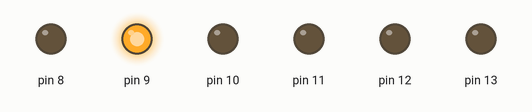
Recording of a sketch running on a simulated Arduino Uno, built with avr-gcc and run on an emulated ATmega328P. Parts: output pins drawn as LEDs (lit = HIGH).

Above: at 0.3 s.
At 0.7 s:
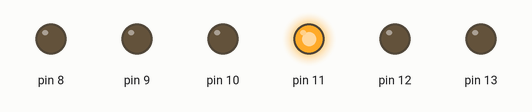
At 1.1 s:
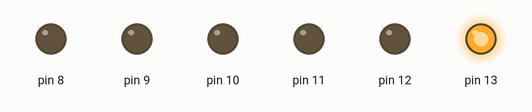
At 2.1 s:
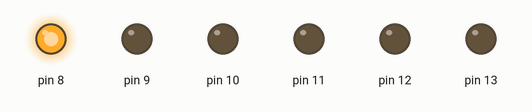
At 3.3 s:
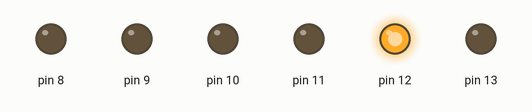
At 4.5 s:
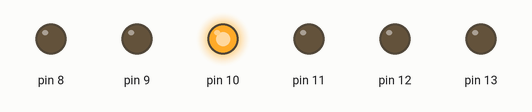
Timing chart, 0 to 4.8 s (numbered marks = the images above):
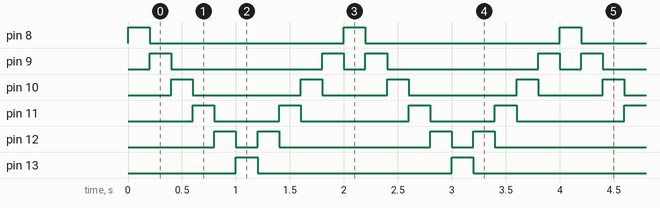

The sketch:

G01_P05_LED_MOVING_LEFT_RIGHT.ino
```cpp
/*
   Board: Arduino UNO

   Poject Description: One LED ON at a time then
   wait 200ms then next one goes ON when it reach
   the last LED move back to other direction.

   url: https://github.com/sfad/arduino_projects
*/

bool isLTR = true;  // initial state from Left to Right.

void setup() {
    DDRB = 0b00111111;      // set pins 0-6 of PORT B as OUTPUT
    digitalWrite(8, HIGH);  // set pin #13 to HIGH
    delay(200);             // wait for 200ms (0.2 second)
}

void loop() {
    PORTB =
        isLTR ? PORTB << 1
              : PORTB >> 1;  // is LTR shift left if true otherwise shift right
    delay(200);              // wait for 200ms (0.2 second)
    isLTR =
        PORTB & 0x20 || PORTB & 1
            ? !isLTR
            : isLTR;  // is reach either end switch direction or don't change
}
```

Measured:
- by itself, pin 8, pin 13: alternates HIGH for 0.20 s and LOW for 1.8 s
- by itself, pin 9: repeats every 2.0 s: LOW 1.4 s, HIGH 0.20 s, LOW 0.20 s, HIGH 0.20 s
- by itself, pin 10: repeats every 2.0 s: LOW 1.0 s, HIGH 0.20 s, LOW 0.60 s, HIGH 0.20 s
- by itself, pin 11: repeats every 2.0 s: LOW 0.60 s, HIGH 0.20 s, LOW 1.0 s, HIGH 0.20 s
- by itself, pin 12: repeats every 2.0 s: LOW 0.20 s, HIGH 0.20 s, LOW 1.4 s, HIGH 0.20 s
